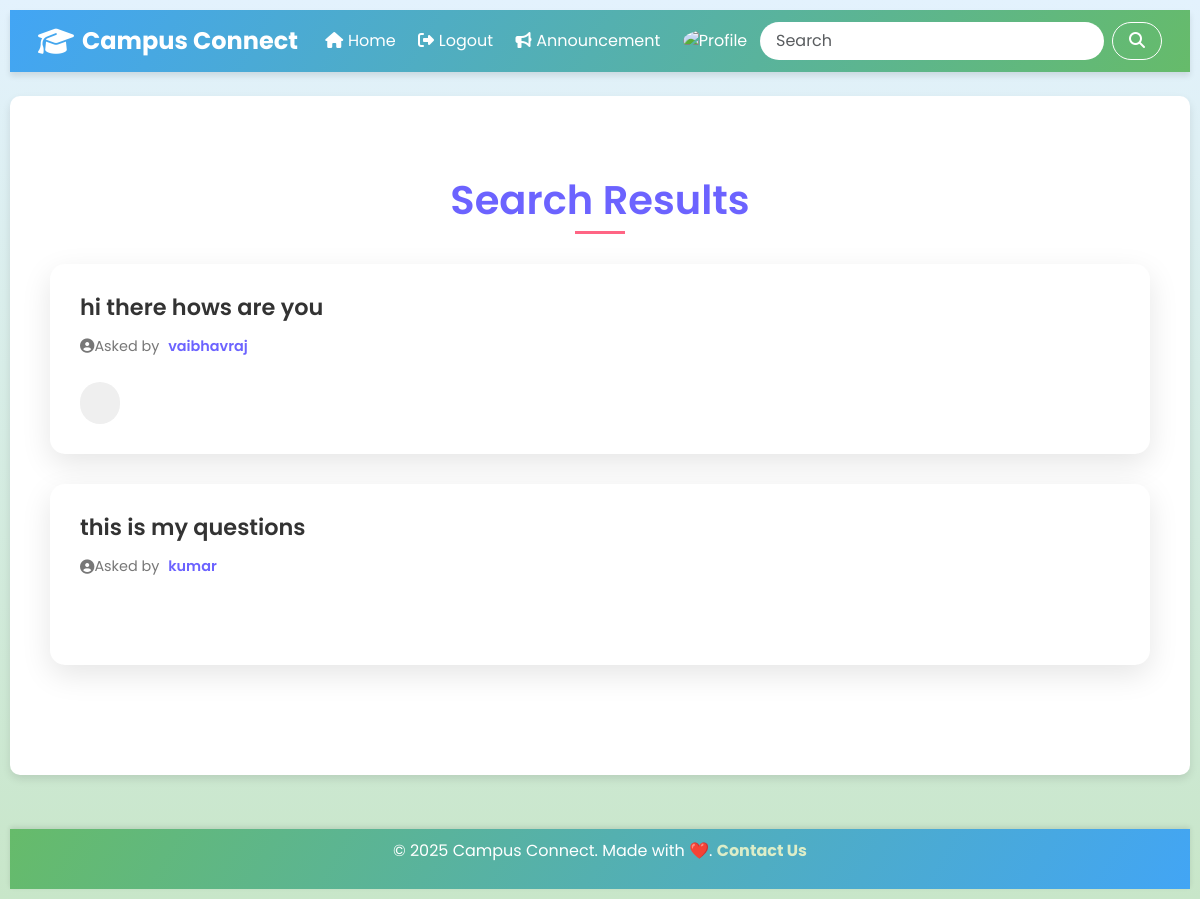
Before: /search/ (signed in) with the older database file.
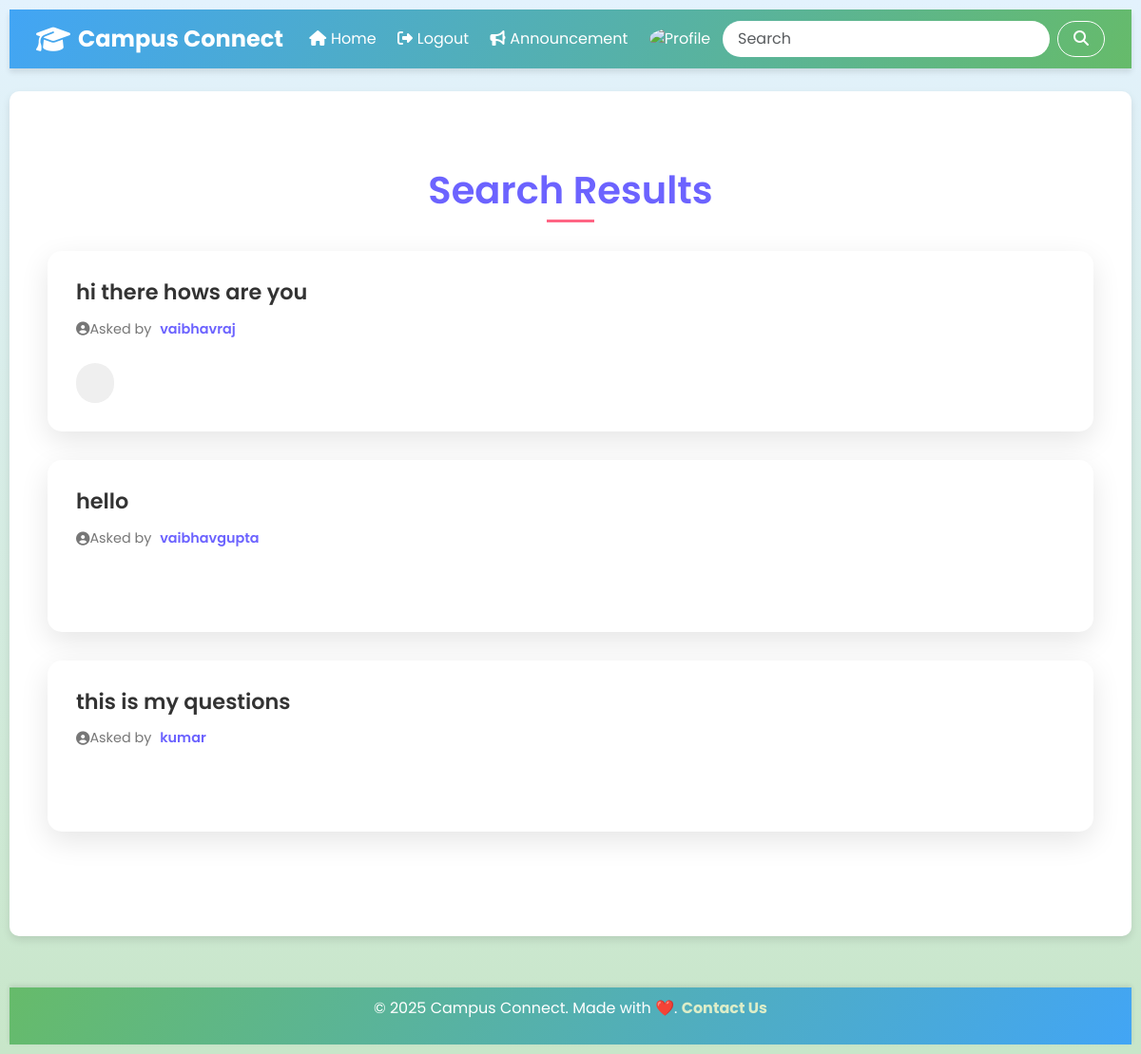
After: the same page with the newer database file.
### student/models.py (models this page shows, shortened)
class questions(models.Model):
    user = models.ForeignKey(User,on_delete=models.CASCADE)
    question_text = models.TextField(max_length=240)
    created_on = models.DateField(auto_now_add=True)
    upvotes = models.ManyToManyField(User, related_name="question_upvotes", blank=True)
    downvotes = models.ManyToManyField(User, related_name="question_downvotes", blank=True)

### student/views.py (the view)
# urls.py: path('search/',views.search,name='seach'),
@login_required
def search(request):
    query = request.GET.get('query')
    if query:
        results = questions.objects.filter(
            Q(question_text__icontains=query) |
            Q(user__username__icontains=query)
        ).order_by('-created_on')
    else:
        results = questions.objects.all().order_by('-created_on')
    return render(request, 'search.html', {'results': results, 'query': query})

### student/templates/search.html (shortened to what this page needs)
{% extends "base.html" %}
{% block content %}
<!DOCTYPE html>
<html lang="en">
  <head>
  </head>
  <body>
    <div class="container">
      <h3 id="questions-title">Search Results</h3>
      {% for question in results %}
      <div class="question-container">
        <h5>{{ question.question_text }}</h5>
        <p class="question-info">
          <i class="fas fa-user-circle"></i>
          <span>Asked by <span class="username">{{ question.user.username }}</span></span>
        </p>
        {% if request.user.username == question.user.username %}
        <form action="{% url 'delete_question' question.id %}" style="display: inline;">
          <button type="submit" class="button delete-button">
          </button>
        </form>
        {% endif %}
      </div>
      {% endfor %}
    </div>
  </body>
</html>
{% endblock %}

Changed rows visible on the page:
added questions: question_text "hello", user.username "vaibhavgupta"
